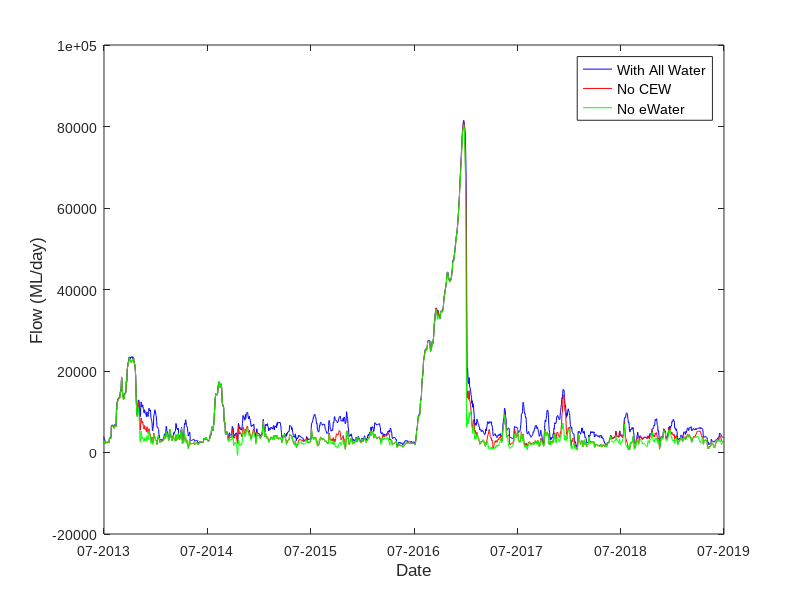

This chart was generated by the following MATLAB code:
clear all close all;

load flow_2019.mat;

xdata = flow.Lock1.Flow.Date;
ydata = flow.Lock1.Flow.Data * (86400/1000);

NCxdata = flow.Lock1.Flow_noCEW.Date;
NCydata = flow.Lock1.Flow_noCEW.Data * (86400/1000);

NAxdata = flow.Lock1.Flow_noAll.Date;
NAydata = flow.Lock1.Flow_noAll.Data * (86400/1000);

figure

plot(xdata,ydata,'b');hold on
plot(NCxdata,NCydata,'r');hold on
plot(NAxdata,NAydata,'g');hold on

%xlim([datenum(2018,07,01) datenum(2019,07,01)]);
xlim([datenum(2013,07,01) datenum(2019,07,01)]);
%xarray = datenum(2018,07:03:20,01);
xarray = datenum(2013:01:2019,07,01);
set(gca,'xtick',xarray,'xticklabel',datestr(xarray,'mm-yyyy'),'FontName','Arial','FontSize',10);

%ylim([0 125]);

%grid on

legend({'With All Water';'No CEW';'No eWater'},'FontName','Arial','FontSize',10);

xlabel('Date','FontName','Arial','FontSize',12);
ylabel('Flow (ML/day)','FontName','Arial','FontSize',12);